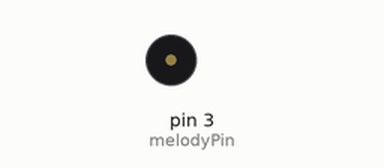
Simulated run of this sketch. Board: Arduino Uno, built with avr-gcc and run on an emulated ATmega328P. On the bench: buzzer (waves = sounding).

Above: at 0.05 s.
Timing chart, 0 to 5.7 s (numbered marks = the images above):
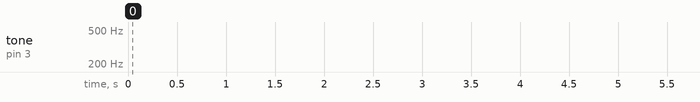

The sketch:

Musik_Hilfe.ino
```cpp
#include <pitches.h>

#define melodyPin 3
//Underworld melody
int underworld_melody[] = {
  NOTE_C4, NOTE_C5, NOTE_A3, NOTE_A4,
  NOTE_AS3, NOTE_AS4, 0,
  0,
  NOTE_C4, NOTE_C5, NOTE_A3, NOTE_A4,
  NOTE_AS3, NOTE_AS4, 0,
  0,
  NOTE_F3, NOTE_F4, NOTE_D3, NOTE_D4,
  NOTE_DS3, NOTE_DS4, 0,
  0,
  NOTE_F3, NOTE_F4, NOTE_D3, NOTE_D4,
  NOTE_DS3, NOTE_DS4, 0,
  0, NOTE_DS4, NOTE_CS4, NOTE_D4,
  NOTE_CS4, NOTE_DS4,
  NOTE_DS4, NOTE_GS3,
  NOTE_G3, NOTE_CS4,
  NOTE_C4, NOTE_FS4, NOTE_F4, NOTE_E3, NOTE_AS4, NOTE_A4,
  NOTE_GS4, NOTE_DS4, NOTE_B3,
  NOTE_AS3, NOTE_A3, NOTE_GS3,
  0, 0, 0
};
//Underwolrd tempo
int underworld_tempo[] = {
  12, 12, 12, 12,
  12, 12, 6,
  3,
  12, 12, 12, 12,
  12, 12, 6,
  3,
  12, 12, 12, 12,
  12, 12, 6,
  3,
  12, 12, 12, 12,
  12, 12, 6,
  6, 18, 18, 18,
  6, 6,
  6, 6,
  6, 6,
  18, 18, 18, 18, 18, 18,
  10, 10, 10,
  10, 10, 10,
  3, 3, 3
};

int o = 0;
int pauseBetweenNotes;
int pBN = 0.015;
int thisNote = 0;


void setup(void)
{
  pinMode(3, OUTPUT);//buzzer
}


void underworld_theme() {
  int size = sizeof(underworld_melody) / sizeof(int); // Bei jedem durchlauf der Funktion wird die position in der Array überprüft und festgehalten
  //wird einmal ausgeführt und dann erst nach einer pause wieder
  //Wenn die Variable thisNote größer als die Array ist (size) startet das Lied von vorne
  if (thisNote < size && o == 0) {
    int noteDuration = 1000 / underworld_tempo[thisNote]; //länge einer Note
    pauseBetweenNotes = noteDuration * 1.30; //pause zwischen zwei Noten
    tone(melodyPin, underworld_melody[thisNote], noteDuration); //Nötig damit die Note ausgegeben wird...  Das Ausgegebene Signal des Arduino muss auf einem digital PWM pin liegen (melodyPin liegt auf PWM pin 3)
    o = 1;
    thisNote++;
  }
  //Regelt die Pause zwischen zwei Noten
  if (o == 1) {
    pauseBetweenNotes -= 0.015; // Dieser wert ist zuständig für die gescwindigkeit/größe der Pause -> Achtung!! Wenn nur rauschen zu hören ist ist keine Pause/zu kleine Pause vorhanden
    if (pauseBetweenNotes <= 0) { //Wenn die erforderliche Pause erreicht ist wird der Ton ausgeschaltet
      o = 0;
      noTone(melodyPin);
    }
  }
  if (thisNote >= size) { //setzt thisNote auf 0 zurück damit das Lied von vorne beginnt
    thisNote = 0;
  }
}


void loop()
{
underworld_theme();

}
```
